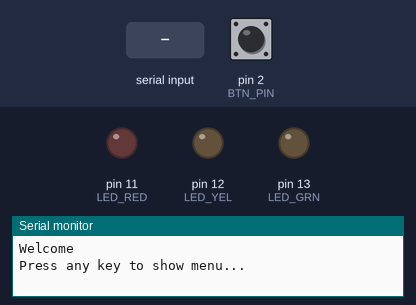
A sketch run on a simulated Arduino Uno, built with avr-gcc and run on an emulated ATmega328P. On the bench: output pins drawn as LEDs (lit = HIGH), the last lines printed to the serial monitor. Dashed ring = blinking. The test bench sets the inputs (shaded band); at power-on: pin 2 (BTN_PIN) HIGH.

Above: at 1.2 s.
1.3 s: "9\n" received over Serial
At 2.07 s:
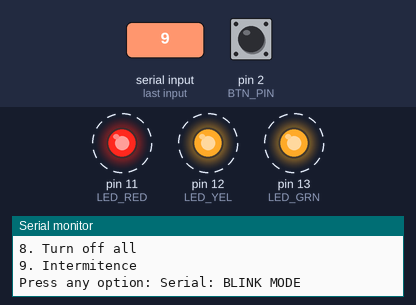
4.3 s: pin 2 (BTN_PIN) pulled LOW for 0.15 s
At 5.5 s:
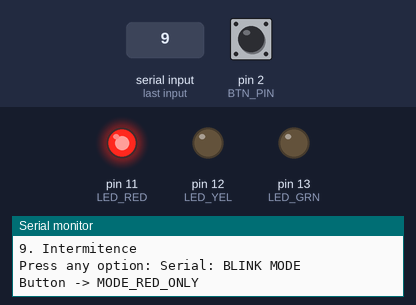
5.9 s: byte 51 ('3') received over Serial
At 6.9 s:
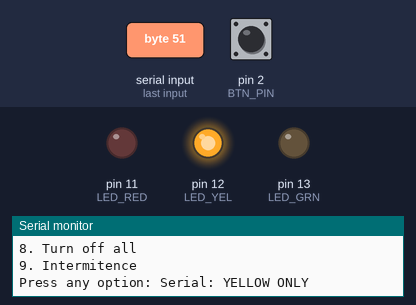
7.7 s: byte 53 ('5') received over Serial
At 9.2 s:
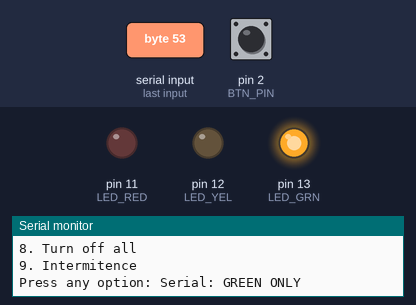
9.5 s: byte 49 ('1') received over Serial
At 10.7 s:
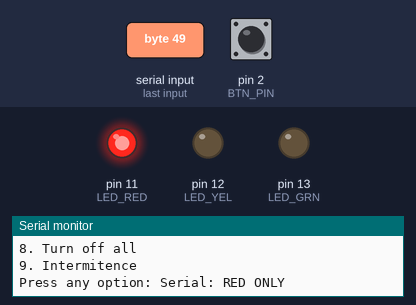
11.3 s: byte 50 ('2') received over Serial
At 12.4 s:
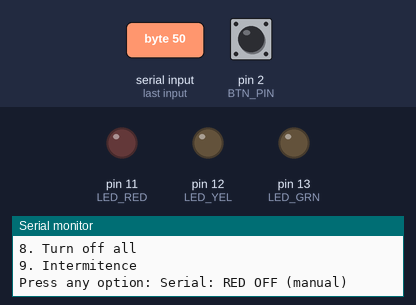
Timing chart, 0 to 14.1 s (numbered marks = the images above; inputs shaded):
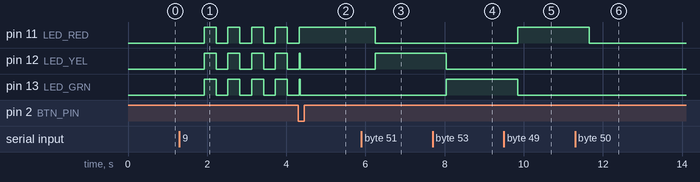

Measured:
- after the input at 1.3 s, pin 11 (LED_RED), pin 12 (LED_YEL), pin 13 (LED_GRN): alternates HIGH for 0.30 s and LOW for 0.30 s, starting after 0.62 s
- after the input at 4.3 s, pin 11 (LED_RED): goes on until 4.3 s, then stays HIGH
- after the input at 5.9 s, pin 11 (LED_RED): HIGH → LOW after 0.35 s; pin 12 (LED_YEL): LOW → HIGH after 0.35 s
- after the input at 7.7 s, pin 12 (LED_YEL): HIGH → LOW after 0.35 s; pin 13 (LED_GRN): LOW → HIGH after 0.35 s
- after the input at 9.5 s, pin 11 (LED_RED): LOW → HIGH after 0.34 s; pin 13 (LED_GRN): HIGH → LOW after 0.34 s
- after the input at 11.3 s, pin 11 (LED_RED): HIGH → LOW after 0.35 s

The sketch:

taller_1_corte_1.ino
```cpp
const int BTN_PIN = 2;
const int LED_RED = 11;
const int LED_YEL = 12;
const int LED_GRN = 13;

const unsigned long DEBOUNCE_DELAY = 50;
const unsigned long BLINK_INTERVAL  = 300;

int lastRawButton = HIGH;
int buttonState = HIGH;
unsigned long lastDebounceTime = 0;

enum Mode {
  MODE_MANUAL,
  MODE_RED_ONLY,
  MODE_GREEN_ONLY,
  MODE_YELLOW_ONLY,
  MODE_ALL_OFF,
  MODE_ALL_ON,
  MODE_BLINK
};

const int NUM_CYCLE_MODES = 6;
int modeIndex = 0;
Mode currentMode = MODE_MANUAL;

bool ledRedState = false;
bool ledYelState = false;
bool ledGrnState = false;

unsigned long lastBlinkMillis = 0;
bool blinkOn = false;

bool redFixedOn = false;
bool yelFixedOn = false;
bool grnFixedOn = false;

bool redFixedOff = false;
bool yelFixedOff = false;
bool grnFixedOff = false;

void setup() {
  pinMode(LED_RED, OUTPUT);
  pinMode(LED_YEL, OUTPUT);
  pinMode(LED_GRN, OUTPUT);
  pinMode(BTN_PIN, INPUT_PULLUP);
  Serial.begin(9600);
  Serial.println("Welcome");
  Serial.println("Press any key to show menu...");
  setAllOff();
}

void loop() {
  handleButtonCycle();
  handleSerial();
  applyMode();
}

void handleButtonCycle() {
  int raw = digitalRead(BTN_PIN);
  if (raw != lastRawButton) {
    lastDebounceTime = millis();
  }
  if (millis() - lastDebounceTime > DEBOUNCE_DELAY) {
    if (raw != buttonState) {
      buttonState = raw;
      if (buttonState == LOW) {
        modeIndex = (modeIndex + 1) % NUM_CYCLE_MODES;
        switch (modeIndex) {
          case 0: currentMode = MODE_RED_ONLY;    Serial.println("Button -> MODE_RED_ONLY");    break;
          case 1: currentMode = MODE_GREEN_ONLY;  Serial.println("Button -> MODE_GREEN_ONLY");  break;
          case 2: currentMode = MODE_YELLOW_ONLY; Serial.println("Button -> MODE_YELLOW_ONLY"); break;
          case 3: currentMode = MODE_ALL_OFF;     Serial.println("Button -> MODE_ALL_OFF");     break;
          case 4: currentMode = MODE_ALL_ON;      Serial.println("Button -> MODE_ALL_ON");      break;
          case 5: currentMode = MODE_BLINK;
                  Serial.println("Button -> MODE_BLINK");
                  redFixedOn = yelFixedOn = grnFixedOn = false;
                  redFixedOff = yelFixedOff = grnFixedOff = false;
                  break;
        }
        lastBlinkMillis = millis();
        blinkOn = false;
      }
    }
  }
  lastRawButton = raw;
}

void handleSerial() {
  if (Serial.available() > 0) {
    char c = Serial.read();
    if (c == '\r' || c == '\n') return;
    menu();
    switch (c) {
      case '1':
        if (currentMode == MODE_BLINK) {
          redFixedOn = true; redFixedOff = false;
          Serial.println("Serial: RED FIXED ON while BLINKING");
        } else {
          currentMode = MODE_RED_ONLY;
          modeIndex = 0;
          Serial.println("Serial: RED ONLY");
        }
        break;
      case '2':
        if (currentMode == MODE_BLINK) {
          redFixedOff = true; redFixedOn = false;
          Serial.println("Serial: RED FIXED OFF while BLINKING");
        } else {
          ledRedState = false;
          currentMode = MODE_MANUAL;
          Serial.println("Serial: RED OFF (manual)");
        }
        break;
      case '3':
        if (currentMode == MODE_BLINK) {
          yelFixedOn = true; yelFixedOff = false;
          Serial.println("Serial: YELLOW FIXED ON while BLINKING");
        } else {
          currentMode = MODE_YELLOW_ONLY;
          modeIndex = 2;
          Serial.println("Serial: YELLOW ONLY");
        }
        break;
      case '4':
        if (currentMode == MODE_BLINK) {
          yelFixedOff = true; yelFixedOn = false;
          Serial.println("Serial: YELLOW FIXED OFF while BLINKING");
        } else {
          ledYelState = false;
          currentMode = MODE_MANUAL;
          Serial.println("Serial: YELLOW OFF (manual)");
        }
        break;
      case '5':
        if (currentMode == MODE_BLINK) {
          grnFixedOn = true; grnFixedOff = false;
          Serial.println("Serial: GREEN FIXED ON while BLINKING");
        } else {
          currentMode = MODE_GREEN_ONLY;
          modeIndex = 1;
          Serial.println("Serial: GREEN ONLY");
        }
        break;
      case '6':
        if (currentMode == MODE_BLINK) {
          grnFixedOff = true; grnFixedOn = false;
          Serial.println("Serial: GREEN FIXED OFF while BLINKING");
        } else {
          ledGrnState = false;
          currentMode = MODE_MANUAL;
          Serial.println("Serial: GREEN OFF (manual)");
        }
        break;
      case '7':
        setAllOn();
        currentMode = MODE_ALL_ON;
        modeIndex = 4;
        Serial.println("Serial: ALL ON");
        break;
      case '8':
        setAllOff();
        currentMode = MODE_ALL_OFF;
        modeIndex = 3;
        Serial.println("Serial: ALL OFF");
        break;
      case '9':
        currentMode = MODE_BLINK;
        modeIndex = 5;
        lastBlinkMillis = millis();
        blinkOn = false;
        redFixedOn = yelFixedOn = grnFixedOn = false;
        redFixedOff = yelFixedOff = grnFixedOff = false;
        Serial.println("Serial: BLINK MODE");
        break;
      default:
        Serial.print("Unknown option: "); Serial.println(c);
    }
  }
}

void applyMode() {
  switch (currentMode) {
    case MODE_MANUAL:
      digitalWrite(LED_RED,  ledRedState ? HIGH : LOW);
      digitalWrite(LED_YEL,  ledYelState ? HIGH : LOW);
      digitalWrite(LED_GRN,  ledGrnState ? HIGH : LOW);
      break;
    case MODE_RED_ONLY:
      digitalWrite(LED_RED, HIGH);
      digitalWrite(LED_YEL, LOW);
      digitalWrite(LED_GRN, LOW);
      break;
    case MODE_GREEN_ONLY:
      digitalWrite(LED_RED, LOW);
      digitalWrite(LED_YEL, LOW);
      digitalWrite(LED_GRN, HIGH);
      break;
    case MODE_YELLOW_ONLY:
      digitalWrite(LED_RED, LOW);
      digitalWrite(LED_YEL, HIGH);
      digitalWrite(LED_GRN, LOW);
      break;
    case MODE_ALL_OFF:
      setAllOff();
      break;
    case MODE_ALL_ON:
      setAllOn();
      break;
    case MODE_BLINK:
      if (millis() - lastBlinkMillis >= BLINK_INTERVAL) {
        lastBlinkMillis = millis();
        blinkOn = !blinkOn;
        if (redFixedOn) digitalWrite(LED_RED, HIGH);
        else if (redFixedOff) digitalWrite(LED_RED, LOW);
        else digitalWrite(LED_RED, blinkOn ? HIGH : LOW);
        if (yelFixedOn) digitalWrite(LED_YEL, HIGH);
        else if (yelFixedOff) digitalWrite(LED_YEL, LOW);
        else digitalWrite(LED_YEL, blinkOn ? HIGH : LOW);
        if (grnFixedOn) digitalWrite(LED_GRN, HIGH);
        else if (grnFixedOff) digitalWrite(LED_GRN, LOW);
        else digitalWrite(LED_GRN, blinkOn ? HIGH : LOW);
      }
      break;
  }
}

void setAllOff() {
  digitalWrite(LED_RED, LOW);
  digitalWrite(LED_YEL, LOW);
  digitalWrite(LED_GRN, LOW);
  ledRedState = ledYelState = ledGrnState = false;
}

void setAllOn() {
  digitalWrite(LED_RED, HIGH);
  digitalWrite(LED_YEL, HIGH);
  digitalWrite(LED_GRN, HIGH);
  ledRedState = ledYelState = ledGrnState = true;
}

void menu() {
  Serial.println("\nMain menu");
  Serial.println("1. Turn on led red (or fix red on in blink)");
  Serial.println("2. Turn off led red (or fix red off in blink)");
  Serial.println("3. Turn on led yellow (or fix yellow on in blink)");
  Serial.println("4. Turn off led yellow (or fix yellow off in blink)");
  Serial.println("5. Turn on led green (or fix green on in blink)");
  Serial.println("6. Turn off led green (or fix green off in blink)");
  Serial.println("7. Turn on all");
  Serial.println("8. Turn off all");
  Serial.println("9. Intermitence");
  Serial.print("Press any option: ");
}
```
